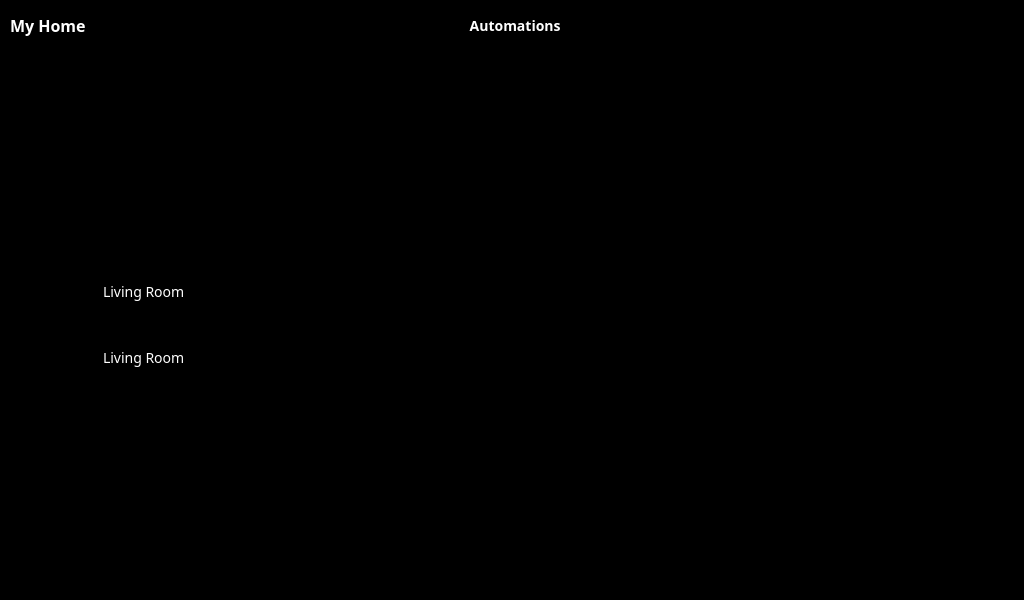
<?xml version="1.0" encoding="UTF-8"?>
<ui version="4.0">
 <class>MainWindow</class>
 <widget class="QMainWindow" name="MainWindow">
  <property name="geometry">
   <rect>
    <x>0</x>
    <y>0</y>
    <width>1024</width>
    <height>600</height>
   </rect>
  </property>
  <property name="minimumSize">
   <size>
    <width>1024</width>
    <height>350</height>
   </size>
  </property>
  <property name="maximumSize">
   <size>
    <width>1024</width>
    <height>600</height>
   </size>
  </property>
  <property name="font">
   <font>
    <family>Poppins</family>
   </font>
  </property>
  <property name="windowTitle">
   <string>MainWindow</string>
  </property>
  <property name="styleSheet">
   <string notr="true">font-family: Poppins;
</string>
  </property>
  <widget class="QWidget" name="centralwidget">
   <property name="maximumSize">
    <size>
     <width>16777215</width>
     <height>16777215</height>
    </size>
   </property>
   <property name="styleSheet">
    <string notr="true"/>
   </property>
   <layout class="QVBoxLayout" name="verticalLayout">
    <property name="spacing">
     <number>0</number>
    </property>
    <property name="leftMargin">
     <number>0</number>
    </property>
    <property name="topMargin">
     <number>0</number>
    </property>
    <property name="rightMargin">
     <number>0</number>
    </property>
    <property name="bottomMargin">
     <number>0</number>
    </property>
    <item>
     <widget class="QFrame" name="frame">
      <property name="maximumSize">
       <size>
        <width>16777215</width>
        <height>58</height>
       </size>
      </property>
      <property name="styleSheet">
       <string notr="true">background: black;
padding: 0 px; 
border: 0 px; 
margin: 0 px;</string>
      </property>
      <property name="frameShape">
       <enum>QFrame::StyledPanel</enum>
      </property>
      <property name="frameShadow">
       <enum>QFrame::Raised</enum>
      </property>
      <property name="lineWidth">
       <number>1</number>
      </property>
      <layout class="QHBoxLayout" name="horizontalLayout">
       <property name="leftMargin">
        <number>0</number>
       </property>
       <property name="topMargin">
        <number>0</number>
       </property>
       <property name="rightMargin">
        <number>0</number>
       </property>
       <property name="bottomMargin">
        <number>0</number>
       </property>
       <item>
        <widget class="QLabel" name="Home">
         <property name="minimumSize">
          <size>
           <width>77</width>
           <height>24</height>
          </size>
         </property>
         <property name="styleSheet">
          <string notr="true">color: white; 
font-size: 16px;
font-weight:600;
line-height:24px;
padding-left:6px;
</string>
         </property>
         <property name="text">
          <string>My Home</string>
         </property>
         <property name="alignment">
          <set>Qt::AlignLeading|Qt::AlignLeft|Qt::AlignVCenter</set>
         </property>
        </widget>
       </item>
       <item>
        <widget class="QLabel" name="space_2">
         <property name="maximumSize">
          <size>
           <width>50</width>
           <height>16777215</height>
          </size>
         </property>
         <property name="styleSheet">
          <string notr="true">padding:0px; margin:0px;</string>
         </property>
         <property name="text">
          <string/>
         </property>
         <property name="alignment">
          <set>Qt::AlignCenter</set>
         </property>
        </widget>
       </item>
       <item>
        <widget class="QToolButton" name="automaiton">
         <property name="minimumSize">
          <size>
           <width>197</width>
           <height>37</height>
          </size>
         </property>
         <property name="font">
          <font>
           <family>Poppins</family>
           <pointsize>-1</pointsize>
           <weight>62</weight>
           <bold>true</bold>
          </font>
         </property>
         <property name="layoutDirection">
          <enum>Qt::LeftToRight</enum>
         </property>
         <property name="styleSheet">
          <string notr="true">color: white;
font-family: Poppins;
font-size: 14px;
font-weight: 500;
line-height: 21px;
padding: 0px 14px 0px 14px;
border-radius: 10px 0px 0px 0px;
</string>
         </property>
         <property name="text">
          <string>  Automations</string>
         </property>
         <property name="icon">
          <iconset>
           <normalon>:/addtional_icons/resources/addtional_icons/Alarm Light.png</normalon>
          </iconset>
         </property>
         <property name="iconSize">
          <size>
           <width>24</width>
           <height>24</height>
          </size>
         </property>
         <property name="toolButtonStyle">
          <enum>Qt::ToolButtonTextBesideIcon</enum>
         </property>
        </widget>
       </item>
       <item>
        <widget class="QLabel" name="space">
         <property name="styleSheet">
          <string notr="true">padding:0px; margin:0px;</string>
         </property>
         <property name="text">
          <string/>
         </property>
         <property name="alignment">
          <set>Qt::AlignCenter</set>
         </property>
        </widget>
       </item>
       <item>
        <widget class="QToolButton" name="add_button">
         <property name="layoutDirection">
          <enum>Qt::LeftToRight</enum>
         </property>
         <property name="styleSheet">
          <string notr="true"/>
         </property>
         <property name="text">
          <string/>
         </property>
         <property name="icon">
          <iconset>
           <normalon>:/addtional_icons/resources/addtional_icons/Plus Light.png</normalon>
          </iconset>
         </property>
         <property name="iconSize">
          <size>
           <width>48</width>
           <height>48</height>
          </size>
         </property>
        </widget>
       </item>
      </layout>
     </widget>
    </item>
    <item>
     <widget class="QFrame" name="frame_2">
      <property name="styleSheet">
       <string notr="true">background: black; 
border: 0px; 
padding: 0px; 
margin: 0px;</string>
      </property>
      <property name="frameShape">
       <enum>QFrame::StyledPanel</enum>
      </property>
      <property name="frameShadow">
       <enum>QFrame::Raised</enum>
      </property>
      <property name="lineWidth">
       <number>1</number>
      </property>
      <layout class="QVBoxLayout" name="verticalLayout_4">
       <property name="leftMargin">
        <number>0</number>
       </property>
       <property name="topMargin">
        <number>0</number>
       </property>
       <property name="rightMargin">
        <number>0</number>
       </property>
       <property name="bottomMargin">
        <number>0</number>
       </property>
       <item>
        <widget class="QStackedWidget" name="stackedWidget">
         <property name="sizePolicy">
          <sizepolicy hsizetype="Preferred" vsizetype="Preferred">
           <horstretch>0</horstretch>
           <verstretch>0</verstretch>
          </sizepolicy>
         </property>
         <property name="maximumSize">
          <size>
           <width>16777215</width>
           <height>16777215</height>
          </size>
         </property>
         <property name="styleSheet">
          <string notr="true"/>
         </property>
         <property name="currentIndex">
          <number>0</number>
         </property>
         <widget class="QWidget" name="page">
          <property name="styleSheet">
           <string notr="true"/>
          </property>
          <layout class="QVBoxLayout" name="verticalLayout_5">
           <property name="leftMargin">
            <number>0</number>
           </property>
           <property name="topMargin">
            <number>0</number>
           </property>
           <property name="rightMargin">
            <number>0</number>
           </property>
           <property name="bottomMargin">
            <number>0</number>
           </property>
           <item>
            <widget class="QScrollArea" name="scrollArea">
             <property name="sizePolicy">
              <sizepolicy hsizetype="Preferred" vsizetype="Preferred">
               <horstretch>0</horstretch>
               <verstretch>0</verstretch>
              </sizepolicy>
             </property>
             <property name="styleSheet">
              <string notr="true"/>
             </property>
             <property name="verticalScrollBarPolicy">
              <enum>Qt::ScrollBarAlwaysOff</enum>
             </property>
             <property name="horizontalScrollBarPolicy">
              <enum>Qt::ScrollBarAlwaysOff</enum>
             </property>
             <property name="widgetResizable">
              <bool>true</bool>
             </property>
             <property name="alignment">
              <set>Qt::AlignCenter</set>
             </property>
             <widget class="QWidget" name="container">
              <property name="geometry">
               <rect>
                <x>0</x>
                <y>197</y>
                <width>1024</width>
                <height>154</height>
               </rect>
              </property>
              <property name="sizePolicy">
               <sizepolicy hsizetype="Preferred" vsizetype="Maximum">
                <horstretch>0</horstretch>
                <verstretch>0</verstretch>
               </sizepolicy>
              </property>
              <property name="maximumSize">
               <size>
                <width>16777215</width>
                <height>16777215</height>
               </size>
              </property>
              <property name="styleSheet">
               <string notr="true"/>
              </property>
              <layout class="QVBoxLayout" name="verticalLayout_2">
               <property name="spacing">
                <number>6</number>
               </property>
               <property name="leftMargin">
                <number>80</number>
               </property>
               <property name="rightMargin">
                <number>80</number>
               </property>
               <item>
                <widget class="QLabel" name="room_name">
                 <property name="enabled">
                  <bool>true</bool>
                 </property>
                 <property name="sizePolicy">
                  <sizepolicy hsizetype="Preferred" vsizetype="Fixed">
                   <horstretch>0</horstretch>
                   <verstretch>0</verstretch>
                  </sizepolicy>
                 </property>
                 <property name="font">
                  <font>
                   <family>Poppins</family>
                   <pointsize>-1</pointsize>
                   <weight>50</weight>
                   <italic>false</italic>
                   <bold>false</bold>
                  </font>
                 </property>
                 <property name="layoutDirection">
                  <enum>Qt::LeftToRight</enum>
                 </property>
                 <property name="styleSheet">
                  <string notr="true">margin:10px;
padding:10px; 
color: white;
font-family: Poppins;
font-size: 14px;
font-weight: 400;
line-height: 21px;
text-align: left;
font: normal;
</string>
                 </property>
                 <property name="text">
                  <string>Living Room</string>
                 </property>
                </widget>
               </item>
               <item>
                <layout class="QGridLayout" name="gridLayout" columnstretch="0">
                 <property name="sizeConstraint">
                  <enum>QLayout::SetDefaultConstraint</enum>
                 </property>
                 <property name="spacing">
                  <number>16</number>
                 </property>
                </layout>
               </item>
               <item>
                <widget class="QLabel" name="room_name_2">
                 <property name="enabled">
                  <bool>true</bool>
                 </property>
                 <property name="sizePolicy">
                  <sizepolicy hsizetype="Preferred" vsizetype="Fixed">
                   <horstretch>0</horstretch>
                   <verstretch>0</verstretch>
                  </sizepolicy>
                 </property>
                 <property name="font">
                  <font>
                   <family>Poppins</family>
                   <pointsize>-1</pointsize>
                   <weight>50</weight>
                   <italic>false</italic>
                   <bold>false</bold>
                  </font>
                 </property>
                 <property name="layoutDirection">
                  <enum>Qt::LeftToRight</enum>
                 </property>
                 <property name="styleSheet">
                  <string notr="true">margin:10px;
padding:10px; 
color: white;
font-family: Poppins;
font-size: 14px;
font-weight: 400;
line-height: 21px;
text-align: left;
font: normal;
</string>
                 </property>
                 <property name="text">
                  <string>Living Room</string>
                 </property>
                </widget>
               </item>
               <item>
                <layout class="QGridLayout" name="gridLayout_0" columnstretch="0">
                 <property name="sizeConstraint">
                  <enum>QLayout::SetDefaultConstraint</enum>
                 </property>
                 <property name="spacing">
                  <number>46</number>
                 </property>
                </layout>
               </item>
              </layout>
             </widget>
            </widget>
           </item>
          </layout>
         </widget>
         <widget class="QWidget" name="page_2">
          <widget class="QLabel" name="label_2">
           <property name="geometry">
            <rect>
             <x>-10</x>
             <y>0</y>
             <width>1011</width>
             <height>531</height>
            </rect>
           </property>
           <property name="text">
            <string>This will be second page</string>
           </property>
           <property name="alignment">
            <set>Qt::AlignCenter</set>
           </property>
          </widget>
         </widget>
         <widget class="QWidget" name="page_3">
          <widget class="QLabel" name="label_3">
           <property name="geometry">
            <rect>
             <x>20</x>
             <y>10</y>
             <width>981</width>
             <height>511</height>
            </rect>
           </property>
           <property name="text">
            <string>This is the Third page</string>
           </property>
           <property name="alignment">
            <set>Qt::AlignCenter</set>
           </property>
          </widget>
         </widget>
         <widget class="QWidget" name="page_4">
          <widget class="QLabel" name="label_4">
           <property name="geometry">
            <rect>
             <x>10</x>
             <y>0</y>
             <width>991</width>
             <height>511</height>
            </rect>
           </property>
           <property name="font">
            <font>
             <family>Poppins</family>
            </font>
           </property>
           <property name="text">
            <string>This will be fourth page</string>
           </property>
           <property name="scaledContents">
            <bool>false</bool>
           </property>
           <property name="alignment">
            <set>Qt::AlignCenter</set>
           </property>
           <property name="openExternalLinks">
            <bool>false</bool>
           </property>
          </widget>
         </widget>
        </widget>
       </item>
      </layout>
     </widget>
    </item>
   </layout>
  </widget>
 </widget>
 <resources>
  <include location="resource_files.qrc"/>
 </resources>
 <connections/>
</ui>
